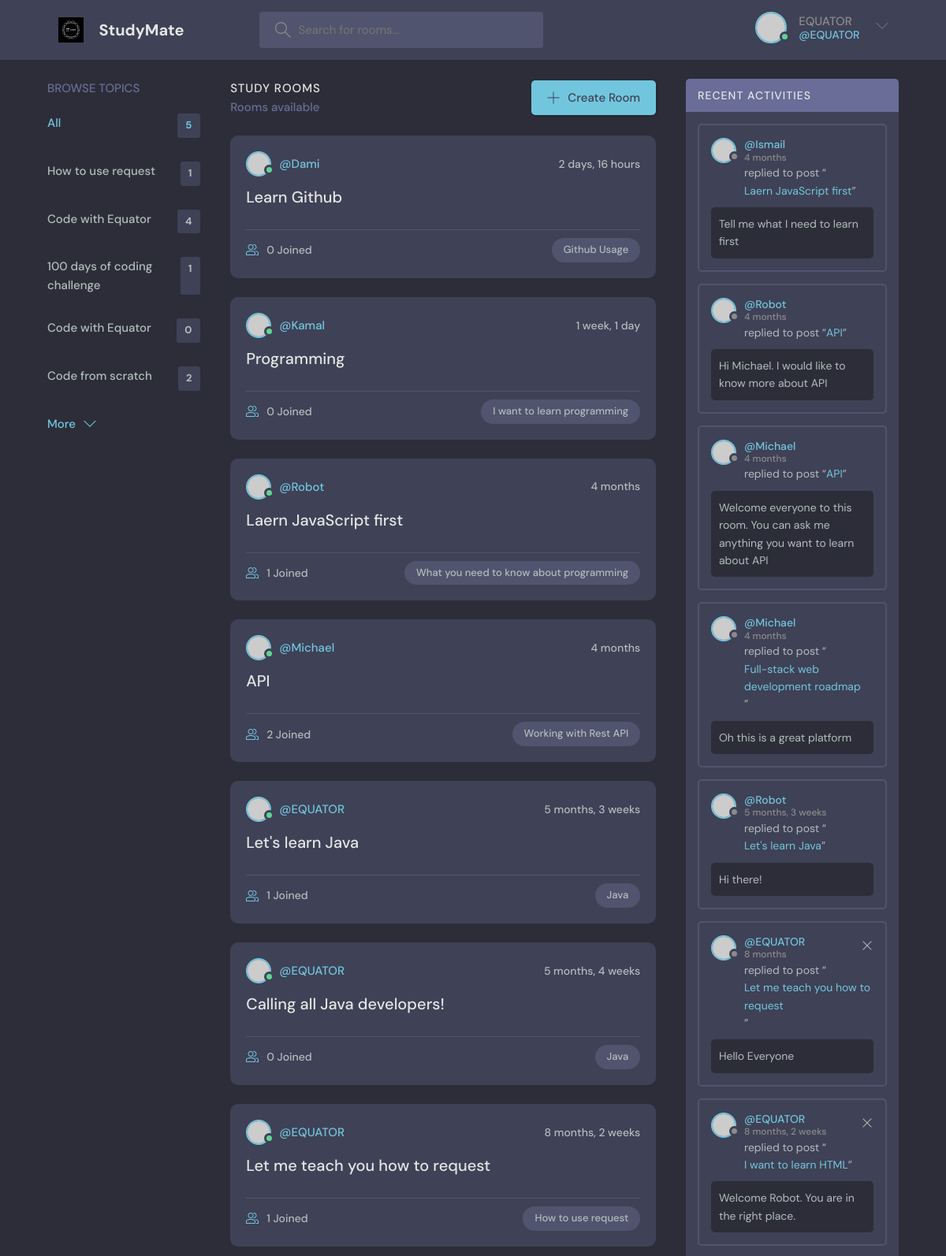
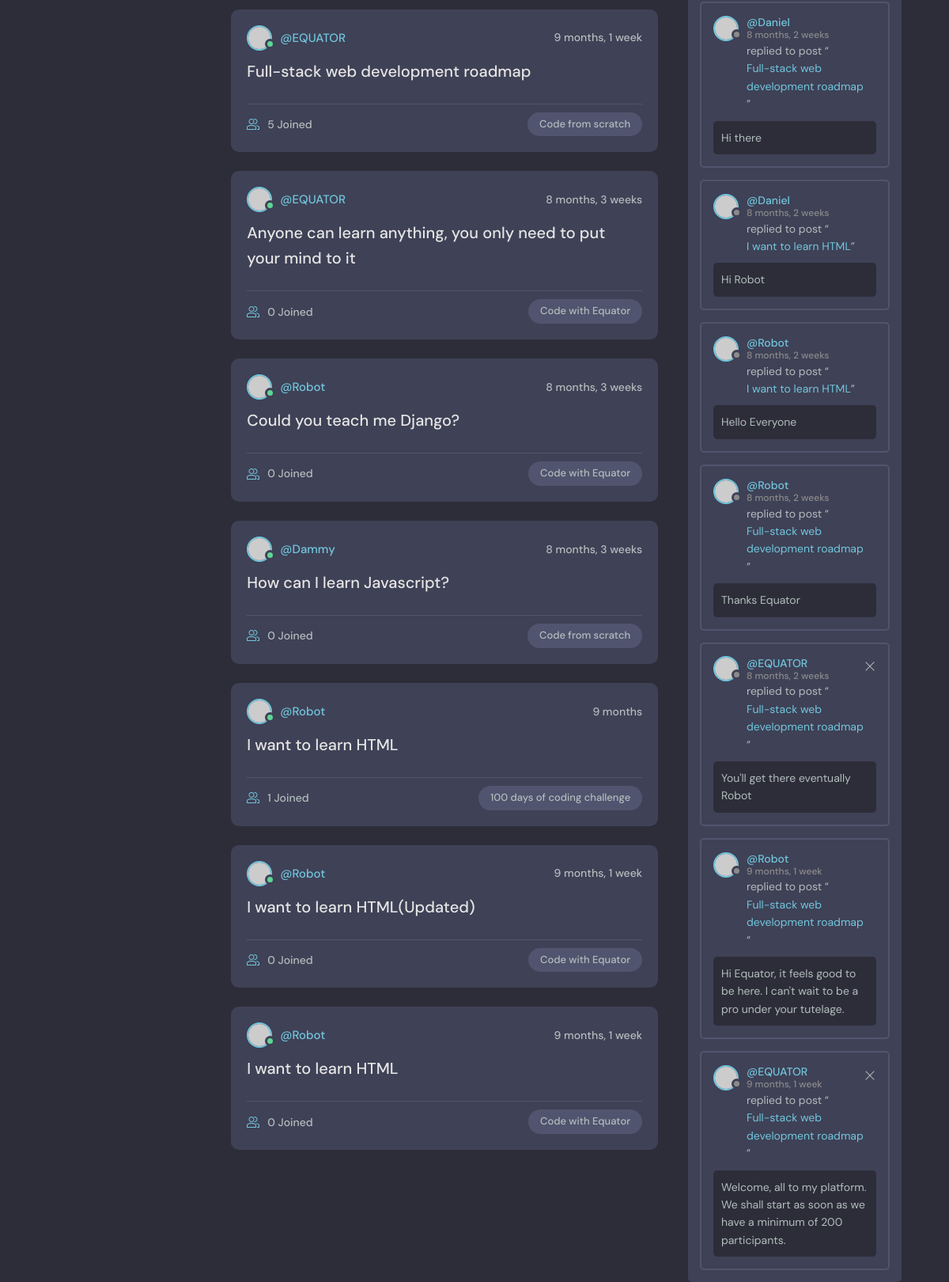
The app's page / (signed in) with its own data (2 pictures, top to bottom).
### page/models.py (models this page shows, shortened)
class Topic(models.Model):
    name = models.CharField(max_length=100)

class Room(models.Model):
    host = models.ForeignKey(User, null=True, on_delete=models.SET_NULL)
    topic = models.ForeignKey(Topic, null=True, on_delete=models.SET_NULL)
    name = models.CharField(max_length=200)
    description = models.TextField(null=True, blank=True)
    participants = models.ManyToManyField(User, related_name="participants", blank=True)
    updated = models.DateTimeField(auto_now=True)
    created = models.DateTimeField(auto_now_add=True)
    class Meta:
        ordering = ["-updated", "-created"]
    def __str__(self):
        return self.name

class Message(models.Model):
    user = models.ForeignKey(User, on_delete =models.CASCADE)
    room = models.ForeignKey(Room, on_delete=models.CASCADE)
    body = models.TextField()
    updated = models.DateTimeField(auto_now=True)
    created = models.DateTimeField(auto_now_add=True)
    class Meta:
        ordering = ["-updated", "-created"]
    def __str__(self):
        return self.body[0:50]

### page/views.py (the view)
# urls.py: path('', views.index, name="index"),
def index(request):
    q = request.GET.get('q') if request.GET.get('q') != None else ""
    rooms = Room.objects.filter(
         Q(topic__name__icontains=q) |
         Q(name__icontains=q) |
         Q(description__icontains=q)
                                )
    topics = Topic.objects.all()[0:5]
    rooms_count = rooms.count()
    room_messages = Message.objects.filter(Q(room__topic__name__icontains=q))
    context = {"rooms": rooms, "topics": topics, "rooms_count":rooms_count, "room_messages": room_messages}
    return render(request, 'page/index.html', context)

### page/templates/page/index.html (shortened to what this page needs)
{% extends 'main.html' %} {% block content %}
<main class="layout layout--3">
  <div class="container">
    {% include 'page/topics_component.html' %}
    <div class="roomList">
      <div class="roomList__header">
        <div>
          <h2>Study Rooms</h2>
          <p>{{room_count}} Rooms available</p>
        </div>
        <a class="btn btn--main" href="{% url 'create_room' %}">
          <svg
            version="1.1"
            xmlns="http://www.w3.org/2000/svg"
            width="32"
            height="32"
            viewBox="0 0 32 32"
          >
            <title>add</title>
            <path
              d="M16.943 0.943h-1.885v14.115h-14.115v1.885h14.115v14.115h1.885v-14.115h14.115v-1.885h-14.115v-14.115z"
            ></path>
          </svg>
          Create Room
        </a>
      </div>
      {% include 'page/feed_component.html' %}
    </div>
    {% include 'page/activity_component.html' %}
  </div>
</main>
{% endblock %}

### templates/navbar.html (shortened to what this page needs)
{% load static %}
<header class="header header--loggedIn">
  <div class="container">
    <a href="{% url 'index' %}" class="header__logo">
      <img src="{% static 'images/logo-white.svg' %}" />
      <h1>StudyMate</h1>
    </a>
    <form class="header__search" method="GET" action="{% url 'index' %}">
      <label>
        <input type="text" name="q" placeholder="Search for rooms..." />
      </label>
    </form>
    <nav class="header__menu">
      {% if request.user.is_authenticated %}
      <div class="header__user">
        <a href="{% url 'user-profile' user.id %}">
          <div class="avatar avatar--medium active">
            <img src="https://randomuser.me/api/portraits/men/37.jpg" />
          </div>
          <p>
            {{ request.user.username }}<span>@{{ request.user.username }}</span>
          </p>
        </a>
        <button class="dropdown-button">
          <svg
            version="1.1"
            xmlns="http://www.w3.org/2000/svg"
            width="32"
            height="32"
            viewBox="0 0 32 32"
          >
            <title>chevron-down</title>
            <path d="M16 21l-13-13h-3l16 16 16-16h-3l-13 13z"></path>
          </svg>
        </button>
      </div>
      {% else %}
      <a href="{% url 'login' %}">
        <img src="{% static 'images/avatar.svg' %}" />
        <p>Login</p>
      </a>
      {% endif %}
    </nav>
  </div>
</header>

### page/templates/page/topics_component.html
<div class="topics">
  <div class="topics__header">
    <h2>Browse Topics</h2>
  </div>
  <ul class="topics__list">
    <li>
      <a href="{% url 'index' %}" class="active">
        All <span>{{topics.count}}</span>
      </a>
    </li>
    {% for topic in topics %}
    <li>
      <a href="{% url 'index' %}?q={{topic.name}}">
        {{topic.name}} <span>{{topic.room_set.all.count}}</span>
      </a>
    </li>
    {% endfor %}
  </ul>
  <a class="btn btn--link" href="{% url 'topics' %}">
    More
    <svg
      version="1.1"
      xmlns="http://www.w3.org/2000/svg"
      width="32"
      height="32"
      viewBox="0 0 32 32"
    >
      <title>chevron-down</title>
      <path d="M16 21l-13-13h-3l16 16 16-16h-3l-13 13z"></path>
    </svg>
  </a>
</div>

### page/templates/page/feed_component.html (shortened to what this page needs)
{% for room in rooms %}
<div class="roomListRoom">
  <div class="roomListRoom__header">
    <a
      href="{% url 'user-profile' room.host.id %}"
      class="roomListRoom__author"
    >
      <div class="avatar avatar--small active">
        <img src="https://randomuser.me/api/portraits/men/11.jpg" />
      </div>
      <span>@{{room.host.username}}</span>
    </a>
    <div class="roomListRoom__actions">
      <span>{{room.created|timesince}}</span>
    </div>
  </div>
  <div class="roomListRoom__content">
    <a href="{% url 'room' room.id %}">{{room.name}}</a>
  </div>
  <div class="roomListRoom__meta">
    <a href="{% url 'room' room.id %}" class="roomListRoom__joined">
      {{ room.participants.all.count }} Joined
    </a>
    <p class="roomListRoom__topic">{{room.topic.name}}</p>
  </div>
</div>
{% endfor %}

### page/templates/page/activity_component.html
<div class="activities">
  <div class="activities__header">
    <h2>Recent Activities</h2>
  </div>
  {% for message in room_messages %}
  <div class="activities__box">
    <div class="activities__boxHeader roomListRoom__header">
      <a
        href="{% url 'user-profile' message.user.id %}"
        class="roomListRoom__author"
      >
        <div class="avatar avatar--small">
          <img src="https://randomuser.me/api/portraits/women/11.jpg" />
        </div>
        <p>
          @{{ message.user }}
          <span>{{ message.created|timesince }}</span>
        </p>
      </a>
      {% if request.user == message.user %}
      <div class="roomListRoom__actions">
        <a href="{% url 'delete-message' message.id %}">
          <svg
            version="1.1"
            xmlns="http://www.w3.org/2000/svg"
            width="32"
            height="32"
            viewBox="0 0 32 32"
          >
            <title>remove</title>
            <path
              d="M27.314 6.019l-1.333-1.333-9.98 9.981-9.981-9.981-1.333 1.333 9.981 9.981-9.981 9.98 1.333 1.333 9.981-9.98 9.98 9.98 1.333-1.333-9.98-9.98 9.98-9.981z"
            ></path>
          </svg>
        </a>
      </div>
      {% endif %}
    </div>
    <div class="activities__boxContent">
      <p>
        replied to post “<a href="{% url 'room' message.room.id %}"
          >{{message.room}}</a
        >”
      </p>
      <div class="activities__boxRoomContent">{{message.body}}</div>
    </div>
  </div>
  {% endfor %}
</div>

### records on screen
Topic: name "How to use request", room_set.all.count "1"
Topic: name "Code with Equator", room_set.all.count "4"
Topic: name "100 days of coding challenge", room_set.all.count "1"
Topic: name "Code with Equator", room_set.all.count "0"
Topic: name "Code from scratch", room_set.all.count "2"
Room: host.username "Dami", created "2 days, 16 hours", name "Learn Github", participants.all.count "0", topic.name "Github Usage"
Room: host.username "Kamal", created "1 week, 1 day", name "Programming", participants.all.count "0", topic.name "I want to learn programming"
Room: host.username "Robot", created "4 months", name "Laern JavaScript first", participants.all.count "1", topic.name "What you need to know about programming"
Room: host.username "Michael", created "4 months", name "API", participants.all.count "2", topic.name "Working with Rest API"
Room: host.username "EQUATOR", created "5 months, 3 weeks", name "Let's learn Java", participants.all.count "1", topic.name "Java"
Room: host.username "EQUATOR", created "5 months, 4 weeks", name "Calling all Java developers!", participants.all.count "0", topic.name "Java"
Room: host.username "EQUATOR", created "8 months, 2 weeks", name "Let me teach you how to request", participants.all.count "1", topic.name "How to use request"
Room: host.username "EQUATOR", created "9 months, 1 week", name "Full-stack web development roadmap", participants.all.count "5", topic.name "Code from scratch"
Room: host.username "EQUATOR", created "8 months, 3 weeks", name "Anyone can learn anything, you only need to put your mind to it", participants.all.count "0", topic.name "Code with Equator"
Room: host.username "Robot", created "8 months, 3 weeks", name "Could you teach me Django?", participants.all.count "0", topic.name "Code with Equator"
Room: host.username "Dammy", created "8 months, 3 weeks", name "How can I learn Javascript?", participants.all.count "0", topic.name "Code from scratch"
Room: host.username "Robot", created "9 months", name "I want to learn HTML", participants.all.count "1", topic.name "100 days of coding challenge"
Room: host.username "Robot", created "9 months, 1 week", name "I want to learn HTML(Updated)", participants.all.count "0", topic.name "Code with Equator"
Room: host.username "Robot", created "9 months, 1 week", name "I want to learn HTML", participants.all.count "0", topic.name "Code with Equator"
Message: user "Ismail", created "4 months", room "Laern JavaScript first", body "Tell me what I need to learn first"
Message: user "Robot", created "4 months", room "API", body "Hi Michael. I would like to know more about API"
Message: user "Michael", created "4 months", room "API", body "Welcome everyone to this room. You can ask me anything you want to learn about API"
Message: user "Michael", created "4 months", room "Full-stack web development roadmap", body "Oh this is a great platform"
Message: user "Robot", created "5 months, 3 weeks", room "Let's learn Java", body "Hi there!"
Message: user "EQUATOR", created "8 months", room "Let me teach you how to request", body "Hello Everyone"
Message: user "EQUATOR", created "8 months, 2 weeks", room "I want to learn HTML", body "Welcome Robot. You are in the right place."
Message: user "Daniel", created "8 months, 2 weeks", room "Full-stack web development roadmap", body "Hi there"
Message: user "Daniel", created "8 months, 2 weeks", room "I want to learn HTML", body "Hi Robot"
Message: user "Robot", created "8 months, 2 weeks", room "I want to learn HTML", body "Hello Everyone"
Message: user "Robot", created "8 months, 2 weeks", room "Full-stack web development roadmap", body "Thanks Equator"
Message: user "EQUATOR", created "8 months, 2 weeks", room "Full-stack web development roadmap", body "You'll get there eventually Robot"
Message: user "Robot", created "9 months, 1 week", room "Full-stack web development roadmap", body "Hi Equator, it feels good to be here. I can't wait to be a pro under your tutelage."
Message: user "EQUATOR", created "9 months, 1 week", room "Full-stack web development roadmap", body "Welcome, all to my platform. We shall start as soon as we have a minimum of 200 participants."

### other values on screen
{{ request.user.username }} "EQUATOR"
{{ topics.count }} "5"
